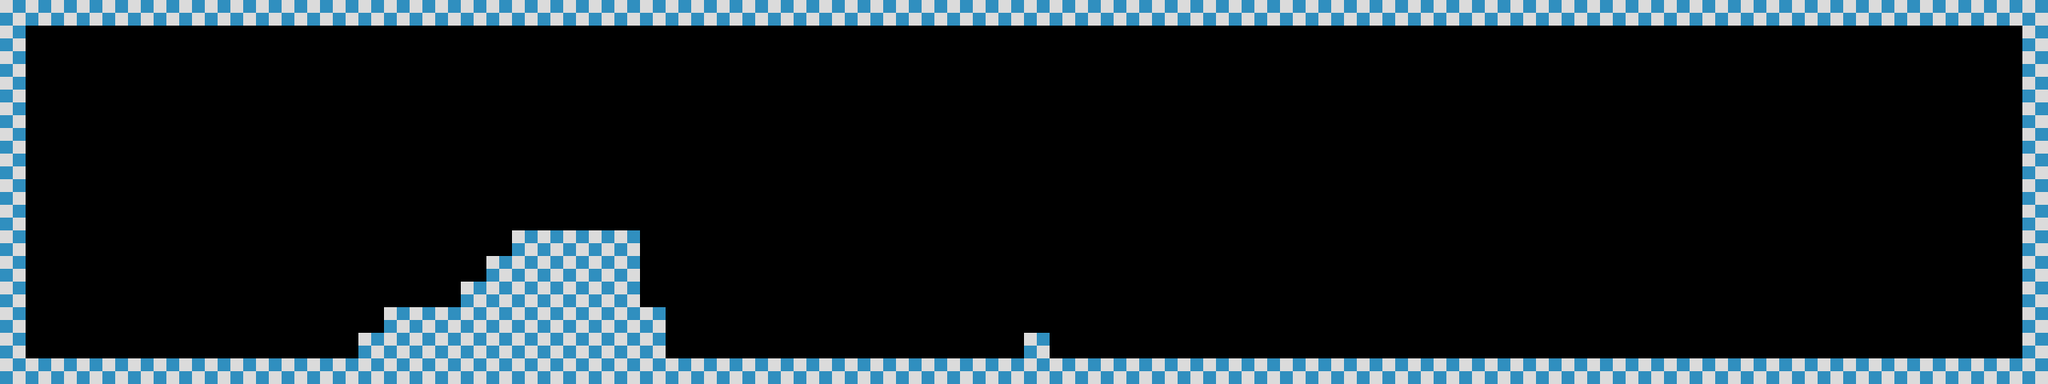

A 2D game scene composited from a Tiled map and its tileset images. What follows is a short description and the map's XML, with each tile layer's data collapsed to a summary:
An orthogonal 80x15 tile map with 32x32 px tiles, 1 tile layer (Tiles) and 5 objects (2x Door, Sign, Chest, FloppyDisk).

<map version="1.0" orientation="orthogonal" width="80" height="15" tilewidth="32" tileheight="32">
 <tileset firstgid="1" name="block" tilewidth="32" tileheight="32">
  <image source="block.gif" width="96" height="32" />
 </tileset>
 <layer name="Tiles" width="80" height="15">
  <data>[1200 cells, 234 non-empty, 3 distinct tile ids]</data>
 </layer>
 <objectgroup name="Objects" width="80" height="15">
  <object name="Sign" type="Sign" x="96" y="416" width="32" height="32">
   <properties>
    <property name="message" value="123456789 123456789 123456789 123456789 123456789 123456789 123456789 123456789 123456789 123456789 123456789 123456789 123456789 123456789 123456789 123456789 123456789 123456789 123456789 123456789 123456789 123456789 123456789 " />
   </properties>
  </object>
  <object name="Door" type="Door" x="160" y="384" width="32" height="64">
   <properties>
    <property name="path" value="data/levels/level1.tmx" />
   </properties>
  </object>
  <object name="Door" type="Door" x="224" y="384" width="32" height="64">
   <properties>
    <property name="path" value="data/levels/hill.tmx" />
   </properties>
  </object>
  <object name="Chest" type="Chest" x="288" y="416" width="32" height="32">
   <properties>
    <property name="amount" value="3" />
    <property name="item" value="data/items/IronHelmet.txt" />
   </properties>
  </object>
  <object name="FloppyDisk" type="FloppyDisk" x="352" y="416" width="32" height="32" />
 </objectgroup>
</map>